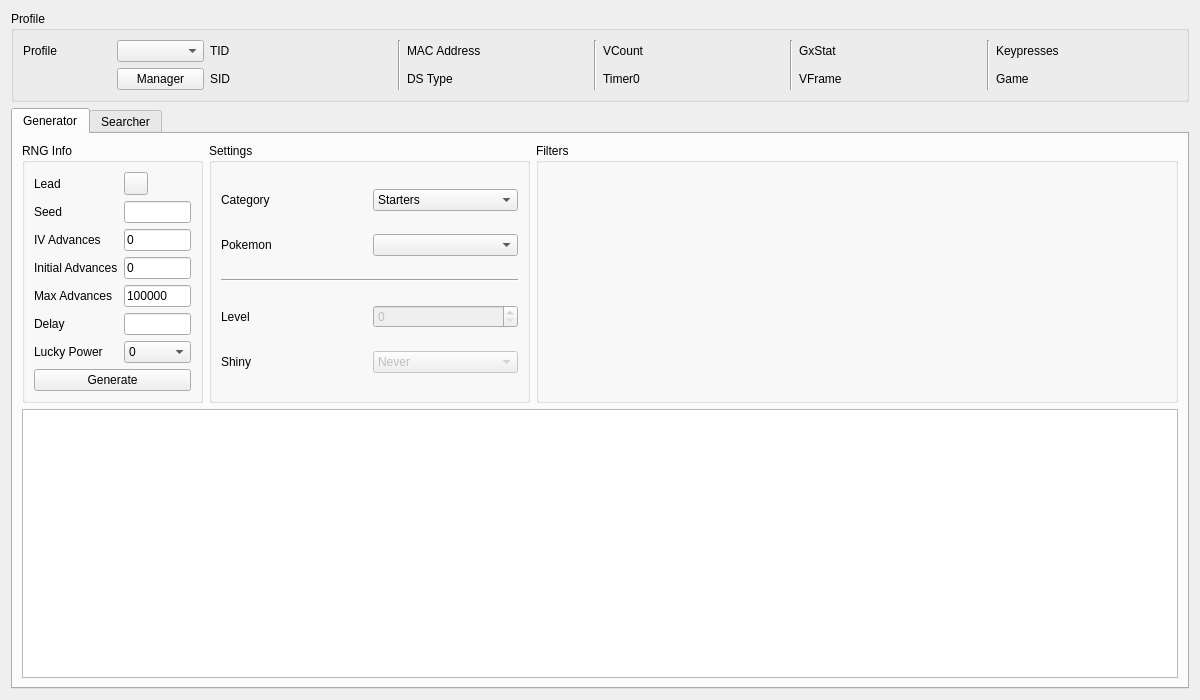
<?xml version="1.0" encoding="UTF-8"?>
<ui version="4.0">
 <class>Static5</class>
 <widget class="QWidget" name="Static5">
  <property name="geometry">
   <rect>
    <x>0</x>
    <y>0</y>
    <width>1200</width>
    <height>700</height>
   </rect>
  </property>
  <property name="windowTitle">
   <string>Form</string>
  </property>
  <layout class="QGridLayout" name="gridLayout_8">
   <item row="0" column="0">
    <widget class="QGroupBox" name="groupBoxProfile">
     <property name="title">
      <string>Profile</string>
     </property>
     <layout class="QGridLayout" name="gridLayout_5">
      <item row="0" column="0">
       <widget class="QLabel" name="labelProfile">
        <property name="text">
         <string>Profile</string>
        </property>
       </widget>
      </item>
      <item row="0" column="1">
       <widget class="QComboBox" name="comboBoxProfiles"/>
      </item>
      <item row="1" column="1">
       <widget class="QPushButton" name="pushButtonProfileManager">
        <property name="text">
         <string>Manager</string>
        </property>
       </widget>
      </item>
      <item row="0" column="2">
       <widget class="QLabel" name="labelProfileTID">
        <property name="text">
         <string>TID</string>
        </property>
       </widget>
      </item>
      <item row="0" column="3">
       <widget class="QLabel" name="labelProfileTIDValue"/>
      </item>
      <item row="1" column="2">
       <widget class="QLabel" name="labelProfileSID">
        <property name="text">
         <string>SID</string>
        </property>
       </widget>
      </item>
      <item row="1" column="3">
       <widget class="QLabel" name="labelProfileSIDValue"/>
      </item>
      <item row="0" column="4" rowspan="2">
       <widget class="Line" name="line_4">
        <property name="orientation">
         <enum>Qt::Vertical</enum>
        </property>
       </widget>
      </item>
      <item row="0" column="5">
       <widget class="QLabel" name="labelProfileMACAddress">
        <property name="text">
         <string>MAC Address</string>
        </property>
       </widget>
      </item>
      <item row="0" column="6">
       <widget class="QLabel" name="labelProfileMACAddressValue"/>
      </item>
      <item row="1" column="5">
       <widget class="QLabel" name="labelProfileDSType">
        <property name="text">
         <string>DS Type</string>
        </property>
       </widget>
      </item>
      <item row="1" column="6">
       <widget class="QLabel" name="labelProfileDSTypeValue"/>
      </item>
      <item row="0" column="7" rowspan="2">
       <widget class="Line" name="line_3">
        <property name="orientation">
         <enum>Qt::Vertical</enum>
        </property>
       </widget>
      </item>
      <item row="0" column="8">
       <widget class="QLabel" name="labelProfileVCount">
        <property name="text">
         <string>VCount</string>
        </property>
       </widget>
      </item>
      <item row="0" column="9">
       <widget class="QLabel" name="labelProfileVCountValue"/>
      </item>
      <item row="1" column="8">
       <widget class="QLabel" name="labelProfileTimer0">
        <property name="text">
         <string>Timer0</string>
        </property>
       </widget>
      </item>
      <item row="1" column="9">
       <widget class="QLabel" name="labelProfileTimer0Value"/>
      </item>
      <item row="0" column="10" rowspan="2">
       <widget class="Line" name="line_2">
        <property name="orientation">
         <enum>Qt::Vertical</enum>
        </property>
       </widget>
      </item>
      <item row="0" column="11">
       <widget class="QLabel" name="labelProfileGxStat">
        <property name="text">
         <string>GxStat</string>
        </property>
       </widget>
      </item>
      <item row="0" column="12">
       <widget class="QLabel" name="labelProfileGxStatValue"/>
      </item>
      <item row="1" column="11">
       <widget class="QLabel" name="labelProfileVFrame">
        <property name="text">
         <string>VFrame</string>
        </property>
       </widget>
      </item>
      <item row="1" column="12">
       <widget class="QLabel" name="labelProfileVFrameValue"/>
      </item>
      <item row="0" column="13" rowspan="2">
       <widget class="Line" name="line">
        <property name="orientation">
         <enum>Qt::Vertical</enum>
        </property>
       </widget>
      </item>
      <item row="0" column="14">
       <widget class="QLabel" name="labelProfileKeypresses">
        <property name="text">
         <string>Keypresses</string>
        </property>
       </widget>
      </item>
      <item row="0" column="15">
       <widget class="QLabel" name="labelProfileKeypressesValue"/>
      </item>
      <item row="1" column="14">
       <widget class="QLabel" name="labelProfileGame">
        <property name="text">
         <string>Game</string>
        </property>
       </widget>
      </item>
      <item row="1" column="15">
       <widget class="QLabel" name="labelProfileGameValue"/>
      </item>
     </layout>
    </widget>
   </item>
   <item row="1" column="0">
    <widget class="QTabWidget" name="tabRNGSelector">
     <widget class="QWidget" name="tabGenerator">
      <attribute name="title">
       <string>Generator</string>
      </attribute>
      <layout class="QGridLayout" name="gridLayout_12">
       <item row="0" column="0">
        <widget class="QGroupBox" name="groupBoxGeneratorRNGInfo">
         <property name="sizePolicy">
          <sizepolicy hsizetype="Preferred" vsizetype="Preferred">
           <horstretch>1</horstretch>
           <verstretch>0</verstretch>
          </sizepolicy>
         </property>
         <property name="title">
          <string>RNG Info</string>
         </property>
         <layout class="QGridLayout" name="gridLayout_6">
          <item row="0" column="0">
           <widget class="QLabel" name="labelGeneratorLead">
            <property name="text">
             <string>Lead</string>
            </property>
           </widget>
          </item>
          <item row="0" column="1">
           <widget class="ComboMenu" name="comboMenuGeneratorLead"/>
          </item>
          <item row="1" column="0">
           <widget class="QLabel" name="labelGeneratorSeed">
            <property name="text">
             <string>Seed</string>
            </property>
           </widget>
          </item>
          <item row="1" column="1">
           <widget class="TextBox" name="textBoxGeneratorSeed"/>
          </item>
          <item row="2" column="0">
           <widget class="QLabel" name="labelGeneratorIVAdvances">
            <property name="text">
             <string>IV Advances</string>
            </property>
           </widget>
          </item>
          <item row="2" column="1">
           <widget class="TextBox" name="textBoxGeneratorIVAdvances">
            <property name="text">
             <string>0</string>
            </property>
           </widget>
          </item>
          <item row="3" column="0">
           <widget class="QLabel" name="labelGeneratorInitialAdvances">
            <property name="text">
             <string>Initial Advances</string>
            </property>
           </widget>
          </item>
          <item row="3" column="1">
           <widget class="TextBox" name="textBoxGeneratorInitialAdvances">
            <property name="text">
             <string notr="true">0</string>
            </property>
           </widget>
          </item>
          <item row="4" column="0">
           <widget class="QLabel" name="labelGeneratorMaxAdvances">
            <property name="text">
             <string>Max Advances</string>
            </property>
           </widget>
          </item>
          <item row="4" column="1">
           <widget class="TextBox" name="textBoxGeneratorMaxAdvances">
            <property name="text">
             <string notr="true">100000</string>
            </property>
           </widget>
          </item>
          <item row="5" column="0">
           <widget class="QLabel" name="labelGeneratorDelay">
            <property name="text">
             <string>Delay</string>
            </property>
           </widget>
          </item>
          <item row="5" column="1">
           <widget class="TextBox" name="textBoxGeneratorDelay"/>
          </item>
          <item row="6" column="0">
           <widget class="QLabel" name="labelGeneratorLuckyPower">
            <property name="text">
             <string>Lucky Power</string>
            </property>
           </widget>
          </item>
          <item row="6" column="1">
           <widget class="ComboBox" name="comboBoxGeneratorLuckyPower">
            <item>
             <property name="text">
              <string notr="true">0</string>
             </property>
            </item>
            <item>
             <property name="text">
              <string notr="true">3</string>
             </property>
            </item>
            <item>
             <property name="text">
              <string>S/MAX</string>
             </property>
            </item>
           </widget>
          </item>
          <item row="7" column="0" colspan="2">
           <widget class="QPushButton" name="pushButtonGenerate">
            <property name="text">
             <string>Generate</string>
            </property>
           </widget>
          </item>
         </layout>
        </widget>
       </item>
       <item row="0" column="1">
        <widget class="QGroupBox" name="groupBoxGeneratorSettings">
         <property name="sizePolicy">
          <sizepolicy hsizetype="Preferred" vsizetype="Preferred">
           <horstretch>2</horstretch>
           <verstretch>0</verstretch>
          </sizepolicy>
         </property>
         <property name="title">
          <string>Settings</string>
         </property>
         <layout class="QGridLayout" name="gridLayout_7">
          <item row="0" column="0">
           <widget class="QLabel" name="labelGeneratorCategory">
            <property name="text">
             <string>Category</string>
            </property>
           </widget>
          </item>
          <item row="0" column="1">
           <widget class="ComboBox" name="comboBoxGeneratorCategory">
            <item>
             <property name="text">
              <string>Starters</string>
             </property>
            </item>
            <item>
             <property name="text">
              <string>Fossils</string>
             </property>
            </item>
            <item>
             <property name="text">
              <string>Gifts</string>
             </property>
            </item>
            <item>
             <property name="text">
              <string>Stationary</string>
             </property>
            </item>
            <item>
             <property name="text">
              <string>Legends</string>
             </property>
            </item>
            <item>
             <property name="text">
              <string>Events</string>
             </property>
            </item>
            <item>
             <property name="text">
              <string>Roamers</string>
             </property>
            </item>
           </widget>
          </item>
          <item row="1" column="0">
           <widget class="QLabel" name="labelGeneratorPokemon">
            <property name="text">
             <string>Pokemon</string>
            </property>
           </widget>
          </item>
          <item row="1" column="1">
           <widget class="ComboBox" name="comboBoxGeneratorPokemon"/>
          </item>
          <item row="2" column="0" colspan="2">
           <widget class="Line" name="line_5">
            <property name="orientation">
             <enum>Qt::Horizontal</enum>
            </property>
           </widget>
          </item>
          <item row="3" column="0">
           <widget class="QLabel" name="labelGeneratorLevel">
            <property name="text">
             <string>Level</string>
            </property>
           </widget>
          </item>
          <item row="3" column="1">
           <widget class="QSpinBox" name="spinBoxGeneratorLevel">
            <property name="enabled">
             <bool>false</bool>
            </property>
           </widget>
          </item>
          <item row="4" column="0">
           <widget class="QLabel" name="labelGeneratorShiny">
            <property name="text">
             <string>Shiny</string>
            </property>
           </widget>
          </item>
          <item row="4" column="1">
           <widget class="ComboBox" name="comboBoxGeneratorShiny">
            <property name="enabled">
             <bool>false</bool>
            </property>
            <item>
             <property name="text">
              <string>Never</string>
             </property>
            </item>
            <item>
             <property name="text">
              <string>Random</string>
             </property>
            </item>
            <item>
             <property name="text">
              <string>Always</string>
             </property>
            </item>
           </widget>
          </item>
         </layout>
        </widget>
       </item>
       <item row="0" column="2">
        <widget class="QGroupBox" name="groupBoxGeneratorFilters">
         <property name="sizePolicy">
          <sizepolicy hsizetype="Preferred" vsizetype="Preferred">
           <horstretch>4</horstretch>
           <verstretch>0</verstretch>
          </sizepolicy>
         </property>
         <property name="title">
          <string>Filters</string>
         </property>
         <layout class="QGridLayout" name="gridLayout">
          <item row="0" column="0" rowspan="2">
           <widget class="Filter" name="filterGenerator" native="true"/>
          </item>
         </layout>
        </widget>
       </item>
       <item row="1" column="0" colspan="3">
        <widget class="TableView" name="tableViewGenerator"/>
       </item>
      </layout>
     </widget>
     <widget class="QWidget" name="tabSearcher">
      <attribute name="title">
       <string>Searcher</string>
      </attribute>
      <layout class="QGridLayout" name="gridLayout_3">
       <item row="0" column="0">
        <widget class="QGroupBox" name="groupBoxSearcherRNGInfo">
         <property name="sizePolicy">
          <sizepolicy hsizetype="Preferred" vsizetype="Preferred">
           <horstretch>1</horstretch>
           <verstretch>0</verstretch>
          </sizepolicy>
         </property>
         <property name="title">
          <string>RNG Info</string>
         </property>
         <layout class="QGridLayout" name="gridLayout_2">
          <item row="0" column="0">
           <widget class="QLabel" name="labelSearcherLead">
            <property name="text">
             <string>Lead</string>
            </property>
           </widget>
          </item>
          <item row="0" column="1">
           <widget class="ComboMenu" name="comboMenuSearcherLead"/>
          </item>
          <item row="1" column="0">
           <widget class="QLabel" name="labelSearcherInitialIVAdvances">
            <property name="text">
             <string>Initial IV Advances</string>
            </property>
           </widget>
          </item>
          <item row="1" column="1">
           <widget class="TextBox" name="textBoxSearcherInitialIVAdvances">
            <property name="text">
             <string>0</string>
            </property>
           </widget>
          </item>
          <item row="2" column="0">
           <widget class="QLabel" name="labelSearcherMaxIVAdvances">
            <property name="text">
             <string>Max IV Advances</string>
            </property>
           </widget>
          </item>
          <item row="2" column="1">
           <widget class="TextBox" name="textBoxSearcherMaxIVAdvances">
            <property name="text">
             <string>0</string>
            </property>
           </widget>
          </item>
          <item row="3" column="0">
           <widget class="QLabel" name="labelSearcherInitialAdvances">
            <property name="text">
             <string>Initial Advances</string>
            </property>
           </widget>
          </item>
          <item row="3" column="1">
           <widget class="TextBox" name="textBoxSearcherInitialAdvances">
            <property name="text">
             <string>0</string>
            </property>
           </widget>
          </item>
          <item row="4" column="0">
           <widget class="QLabel" name="labelSearcherMaxAdvances">
            <property name="text">
             <string>Max Advances</string>
            </property>
           </widget>
          </item>
          <item row="4" column="1">
           <widget class="TextBox" name="textBoxSearcherMaxAdvances">
            <property name="text">
             <string notr="true">100</string>
            </property>
           </widget>
          </item>
          <item row="5" column="0">
           <widget class="QLabel" name="labelSearcherLuckyPower">
            <property name="text">
             <string>Lucky Power</string>
            </property>
           </widget>
          </item>
          <item row="5" column="1">
           <widget class="ComboBox" name="comboBoxSearcherLuckyPower">
            <item>
             <property name="text">
              <string notr="true">0</string>
             </property>
            </item>
            <item>
             <property name="text">
              <string notr="true">3</string>
             </property>
            </item>
            <item>
             <property name="text">
              <string>S/MAX</string>
             </property>
            </item>
           </widget>
          </item>
          <item row="6" column="0">
           <widget class="QLabel" name="labelSearcherStartDate">
            <property name="text">
             <string>Start Date</string>
            </property>
           </widget>
          </item>
          <item row="6" column="1">
           <widget class="DateEdit" name="dateEditSearcherStartDate"/>
          </item>
          <item row="7" column="0">
           <widget class="QLabel" name="labelSearcherEndDate">
            <property name="text">
             <string>End Date</string>
            </property>
           </widget>
          </item>
          <item row="7" column="1">
           <widget class="DateEdit" name="dateEditSearcherEndDate"/>
          </item>
          <item row="8" column="0" colspan="2">
           <layout class="QHBoxLayout" name="horizontalLayout">
            <item>
             <widget class="QPushButton" name="pushButtonSearch">
              <property name="text">
               <string>Search</string>
              </property>
             </widget>
            </item>
            <item>
             <widget class="QPushButton" name="pushButtonCancel">
              <property name="enabled">
               <bool>false</bool>
              </property>
              <property name="text">
               <string>Cancel</string>
              </property>
             </widget>
            </item>
           </layout>
          </item>
         </layout>
        </widget>
       </item>
       <item row="0" column="1">
        <widget class="QGroupBox" name="groupBoxSearcherSettings">
         <property name="sizePolicy">
          <sizepolicy hsizetype="Preferred" vsizetype="Preferred">
           <horstretch>2</horstretch>
           <verstretch>0</verstretch>
          </sizepolicy>
         </property>
         <property name="title">
          <string>Settings</string>
         </property>
         <layout class="QGridLayout" name="gridLayout_9">
          <item row="0" column="0">
           <widget class="QLabel" name="labelSearcherCategory">
            <property name="text">
             <string>Category</string>
            </property>
           </widget>
          </item>
          <item row="0" column="1">
           <widget class="ComboBox" name="comboBoxSearcherCategory">
            <item>
             <property name="text">
              <string>Starters</string>
             </property>
            </item>
            <item>
             <property name="text">
              <string>Fossils</string>
             </property>
            </item>
            <item>
             <property name="text">
              <string>Gifts</string>
             </property>
            </item>
            <item>
             <property name="text">
              <string>Stationary</string>
             </property>
            </item>
            <item>
             <property name="text">
              <string>Legends</string>
             </property>
            </item>
            <item>
             <property name="text">
              <string>Events</string>
             </property>
            </item>
            <item>
             <property name="text">
              <string>Roamers</string>
             </property>
            </item>
           </widget>
          </item>
          <item row="1" column="0">
           <widget class="QLabel" name="labelSearcherPokemon">
            <property name="text">
             <string>Pokemon</string>
            </property>
           </widget>
          </item>
          <item row="1" column="1">
           <widget class="ComboBox" name="comboBoxSearcherPokemon"/>
          </item>
          <item row="2" column="0" colspan="2">
           <widget class="Line" name="line_6">
            <property name="orientation">
             <enum>Qt::Horizontal</enum>
            </property>
           </widget>
          </item>
          <item row="3" column="0">
           <widget class="QLabel" name="labelSearcherLevel">
            <property name="text">
             <string>Level</string>
            </property>
           </widget>
          </item>
          <item row="3" column="1">
           <widget class="QSpinBox" name="spinBoxSearcherLevel">
            <property name="enabled">
             <bool>false</bool>
            </property>
           </widget>
          </item>
          <item row="4" column="0">
           <widget class="QLabel" name="labelSearcherShiny">
            <property name="text">
             <string>Shiny</string>
            </property>
           </widget>
          </item>
          <item row="4" column="1">
           <widget class="ComboBox" name="comboBoxSearcherShiny">
            <property name="enabled">
             <bool>false</bool>
            </property>
            <item>
             <property name="text">
              <string>Never</string>
             </property>
            </item>
            <item>
             <property name="text">
              <string>Random</string>
             </property>
            </item>
            <item>
             <property name="text">
              <string>Always</string>
             </property>
            </item>
           </widget>
          </item>
          <item row="5" column="0" colspan="2">
           <widget class="QLabel" name="labelIVFastSearch">
            <property name="sizePolicy">
             <sizepolicy hsizetype="Preferred" vsizetype="Fixed">
              <horstretch>0</horstretch>
              <verstretch>0</verstretch>
             </sizepolicy>
            </property>
            <property name="text">
             <string/>
            </property>
           </widget>
          </item>
         </layout>
        </widget>
       </item>
       <item row="0" column="2">
        <widget class="QGroupBox" name="groupBoxSearcherFilters">
         <property name="sizePolicy">
          <sizepolicy hsizetype="Preferred" vsizetype="Preferred">
           <horstretch>4</horstretch>
           <verstretch>0</verstretch>
          </sizepolicy>
         </property>
         <property name="title">
          <string>Filters</string>
         </property>
         <layout class="QGridLayout" name="gridLayout_4">
          <item row="0" column="0" rowspan="2">
           <widget class="Filter" name="filterSearcher" native="true"/>
          </item>
         </layout>
        </widget>
       </item>
       <item row="1" column="0" colspan="3">
        <widget class="QProgressBar" name="progressBar"/>
       </item>
       <item row="2" column="0" colspan="3">
        <widget class="TableView" name="tableViewSearcher">
         <property name="sortingEnabled">
          <bool>true</bool>
         </property>
        </widget>
       </item>
      </layout>
     </widget>
    </widget>
   </item>
  </layout>
 </widget>
 <customwidgets>
  <customwidget>
   <class>TextBox</class>
   <extends>QLineEdit</extends>
   <header>Form/Controls/TextBox.hpp</header>
  </customwidget>
  <customwidget>
   <class>TableView</class>
   <extends>QTableView</extends>
   <header>Form/Controls/TableView.hpp</header>
  </customwidget>
  <customwidget>
   <class>DateEdit</class>
   <extends>QDateEdit</extends>
   <header>Form/Controls/DateEdit.hpp</header>
  </customwidget>
  <customwidget>
   <class>Filter</class>
   <extends>QWidget</extends>
   <header>Form/Controls/Filter.hpp</header>
   <container>1</container>
  </customwidget>
  <customwidget>
   <class>ComboBox</class>
   <extends>QComboBox</extends>
   <header>Form/Controls/ComboBox.hpp</header>
  </customwidget>
  <customwidget>
   <class>ComboMenu</class>
   <extends>QToolButton</extends>
   <header>Form/Controls/ComboMenu.hpp</header>
  </customwidget>
 </customwidgets>
 <tabstops>
  <tabstop>comboBoxProfiles</tabstop>
  <tabstop>pushButtonProfileManager</tabstop>
  <tabstop>tabRNGSelector</tabstop>
  <tabstop>comboMenuGeneratorLead</tabstop>
  <tabstop>textBoxGeneratorSeed</tabstop>
  <tabstop>textBoxGeneratorIVAdvances</tabstop>
  <tabstop>textBoxGeneratorInitialAdvances</tabstop>
  <tabstop>textBoxGeneratorMaxAdvances</tabstop>
  <tabstop>textBoxGeneratorDelay</tabstop>
  <tabstop>comboBoxGeneratorLuckyPower</tabstop>
  <tabstop>pushButtonGenerate</tabstop>
  <tabstop>comboBoxGeneratorCategory</tabstop>
  <tabstop>comboBoxGeneratorPokemon</tabstop>
  <tabstop>spinBoxGeneratorLevel</tabstop>
  <tabstop>comboBoxGeneratorShiny</tabstop>
  <tabstop>tableViewGenerator</tabstop>
  <tabstop>comboMenuSearcherLead</tabstop>
  <tabstop>textBoxSearcherInitialIVAdvances</tabstop>
  <tabstop>textBoxSearcherMaxIVAdvances</tabstop>
  <tabstop>textBoxSearcherInitialAdvances</tabstop>
  <tabstop>textBoxSearcherMaxAdvances</tabstop>
  <tabstop>comboBoxSearcherLuckyPower</tabstop>
  <tabstop>dateEditSearcherStartDate</tabstop>
  <tabstop>dateEditSearcherEndDate</tabstop>
  <tabstop>pushButtonSearch</tabstop>
  <tabstop>pushButtonCancel</tabstop>
  <tabstop>comboBoxSearcherCategory</tabstop>
  <tabstop>comboBoxSearcherPokemon</tabstop>
  <tabstop>spinBoxSearcherLevel</tabstop>
  <tabstop>comboBoxSearcherShiny</tabstop>
  <tabstop>tableViewSearcher</tabstop>
 </tabstops>
 <resources/>
 <connections/>
</ui>
